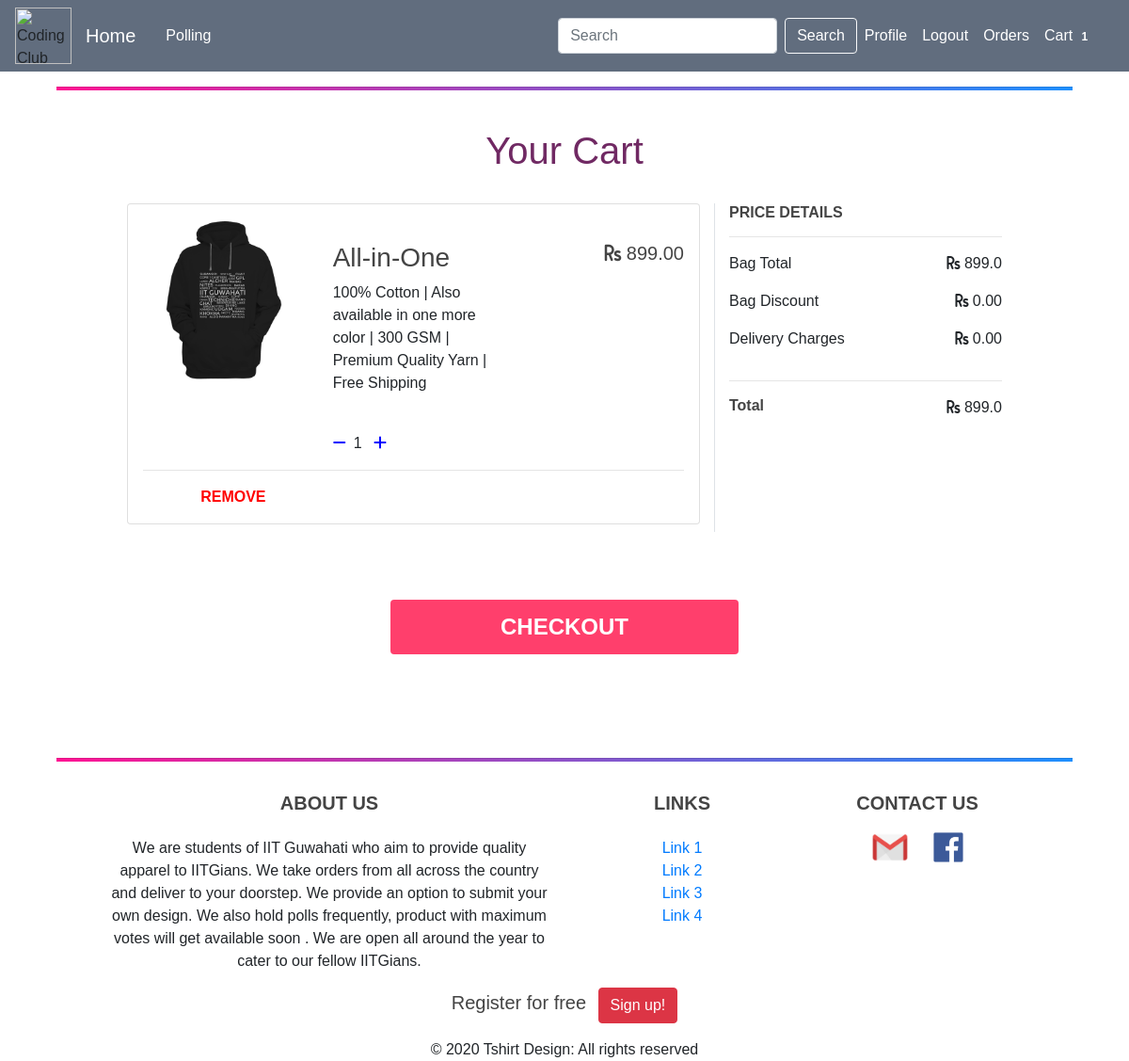
Page /cart/ (signed in) on the committed database.
### cart/models.py (models this page shows, shortened)
class CartItem(models.Model):
    cart = models.ForeignKey('Cart', related_name="cart_item", on_delete=models.CASCADE)
    product = models.ForeignKey(Product, related_name="product", on_delete=models.CASCADE)
    variations = models.ManyToManyField(Variation, blank=True)
    quantity = models.IntegerField(default=1)
    line_total = models.DecimalField(max_digits=10, decimal_places=2, default=0.00)

class Cart(models.Model):
    user = models.ForeignKey(User, on_delete=models.CASCADE, related_name="cart_user")
    total = models.DecimalField(max_digits=10, decimal_places=2, default=0.00)
    timestamp = models.DateTimeField(auto_now_add=True, auto_now=False)
    updated = models.DateTimeField(auto_now=True, auto_now_add=False)
    qty = models.IntegerField(default=1)
    active = models.BooleanField(default=True)

### blog/models.py (models this page shows, shortened)
class Product(models.Model):
    merchant = models.ForeignKey(User, on_delete=models.CASCADE, limit_choices_to={'groups': 1})
    category = models.ForeignKey(Category, related_name='products', on_delete=models.CASCADE)
    name = models.CharField(max_length=150)
    description = models.TextField(blank=True)
    price = models.DecimalField(decimal_places=2, max_digits=10)
    slug = models.SlugField(max_length=150)
    stock = models.PositiveIntegerField(default=1)
    available = models.BooleanField(default=1)
    created_at = models.DateTimeField(auto_now_add=True)
    updated_at = models.DateTimeField(auto_now=True)
    image = models.ImageField(upload_to='products')
    image1 = models.ImageField(upload_to='products', blank=True, null=True)
    image2 = models.ImageField(upload_to='products', blank=True, null=True)
    image3 = models.ImageField(upload_to='products', blank=True, null=True)
    class Meta:
        ordering = ('name',)
        index_together = (('id', 'slug'),)
    def get_absolute_url(self):
        return reverse('blog:product_detail', args=[self.id, self.slug])

### cart/views.py (the view)
# urls.py: path('cart/', cart_views.cart_home, name='cart'),
@login_required
def cart_home(request):
    cart = Cart.objects.filter(user=request.user, active=True).first()
    empty_message = "Your cart is Empty, please keep shopping."
    if cart is not None:
        context = {"cart": cart, "empty": False}
        new_total = 0.00
        for item in cart.cart_item.all():
            line_total = float(item.product.price) * item.quantity
            new_total += line_total
        cart.total = new_total
        request.session['items_total'] = cart.cart_item.count()
        cart.qty = cart.cart_item.count()
        cart.save()
        if cart.total == float(0):
            context = {"empty": True, "empty_message": empty_message}
    else:
        context = {"empty": True, "empty_message": empty_message}
    template = 'cart/cart_home.html'
    return render(request, template, context)

### blog/models.py (called while the page is built)
    def all(self):
        return super(VariationsManager,self).filter(active=True)

### cart/templates/cart/cart_home.html (shortened to what this page needs)
{% extends "blog/base.html" %}
{% block content %}
    <br>
    {% if empty %}
        <h1 style="text-align:center"> {{ empty_message }}</h1>
    {% else %}
        <h1 style="text-align:center;color: #702963 " >Your Cart</h1>
        <br>
        <div class="my-row">
            <div class="col-xl-8 col-lg-9 col-md-8 col-sm-12 mb-5 border-right">
                {% for item in cart.cart_item.all %}
                    <div class="card py-3 px-3 mb-2">
                        <div class="row">
                            <div class="col-sm-5 col-md-4 col-lg-4 mx-auto">
                                <a class="text-body" href="{{ item.product.get_absolute_url }}">
                                    <img class="card-img-top " src="{{ item.product.image.url }}" alt="{{ item.product.name }}">
                                </a>
                            </div>
                            <div class="col-sm-3 col-md-4 col-lg-4 text-my mx-auto">
                                <br>
                                <a class="text-body" href="{{ item.product.get_absolute_url }}">
                                    <h3 class="">{{ item.product.name }}</h3>
                                </a>
                                <p class="">{{ item.product.description }}</p>
                                <br>
                                <a  class="text-color-icon" href='{% url "decrease_by_one" item.id %}'><i class="fa fa-minus mr-2"></i></a>{{ item.quantity }}
                                <a  class="text-color-icon" href='{% url "increase_by_one" item.id %}'> <i class="fa fa-plus ml-2"></i></a>
                            </div>
                            <div class="col-sm-4 col-md-4 col-lg-4">
                                <br>
                                <h5 class="text-align-right"> <i class="fa fa-rupee-sign"></i> {{ item.product.price }}</h5>
                            </div>
                        </div>
                        <hr>
                        <div class="col-sm-4 col-md-4 col-lg-4 text-center">
                            <strong><a class=" text-center" style="color: red" href='{% url "remove_from_cart" item.id %}'> REMOVE </a></strong>
                        </div>
                    </div>
                {% endfor %}
            </div>
            <div class="col-xl-4 col-lg-3 col-md-4 col-sm-12">
                <h6><strong>PRICE DETAILS</strong></h6>
                <hr>
                <div class="row">
                    <div class="col-sm-12"> <p class="float-left">Bag Total </p> <p class="float-right"><i class="fa fa-rupee-sign"></i> {{ cart.total }}</p></div>
                    <div class="col-sm-12"> <p class="float-left">Bag Discount</p> <p class="float-right"><i class="fa fa-rupee-sign"></i> 0.00</p></div>
                    <div class="col-sm-12"> <p class="float-left">Delivery Charges</p> <p class="float-right"><i class="fa fa-rupee-sign"></i> 0.00</p></div>
                </div>
                <hr>
                <div class="row">
                    <div class="col-sm-12"> <h6 class="float-left"><strong>Total</strong></h6> <p class="float-right"><i class="fa fa-rupee-sign"></i> {{ cart.total }}</p></div>
                </div>
            </div>
        </div>
        <br>
        <div class="col-sm-4 mx-auto">
            <a class="btn btn-block btn-rounded text-uppercase" style="background-color: #ff3f6c" href="{% url 'checkout' %}"><h4 class="mt-2" style="color: white"><strong>Checkout</strong></h4></a>
        </div>
    {% endif %}
{% endblock %}

### blog/static/blog/main.css (style rules this page uses)
body { position: relative; margin: 0; padding-bottom: 6rem; min-height: 100%; background: #fff; color: #333333; }
h1, h2, h3, h4, h5, h6 { color: #444444; }
.text-color-icon { color: blue; }
.text-align-right { text-align: right; }
.text-my { text-align: left; }
.my-row { margin: auto; display: -ms-flexbox; display: flex; -ms-flex-wrap: wrap; flex-wrap: wrap; }
@media (min-width: 768px) { .my-row { padding-left: 10%; padding-right: 10%; } }

### rows in the picture
CartItem: product.image (picture), product.name "All-in-One", product.description "100% Cotton | Also available in one more color | 300 GSM | Premium Quality Yarn | Free Shipping", quantity "1", product.price "899.00"
Cart: total "899.0"

### other values in the picture
{{ request.session.items_total }} "1"
